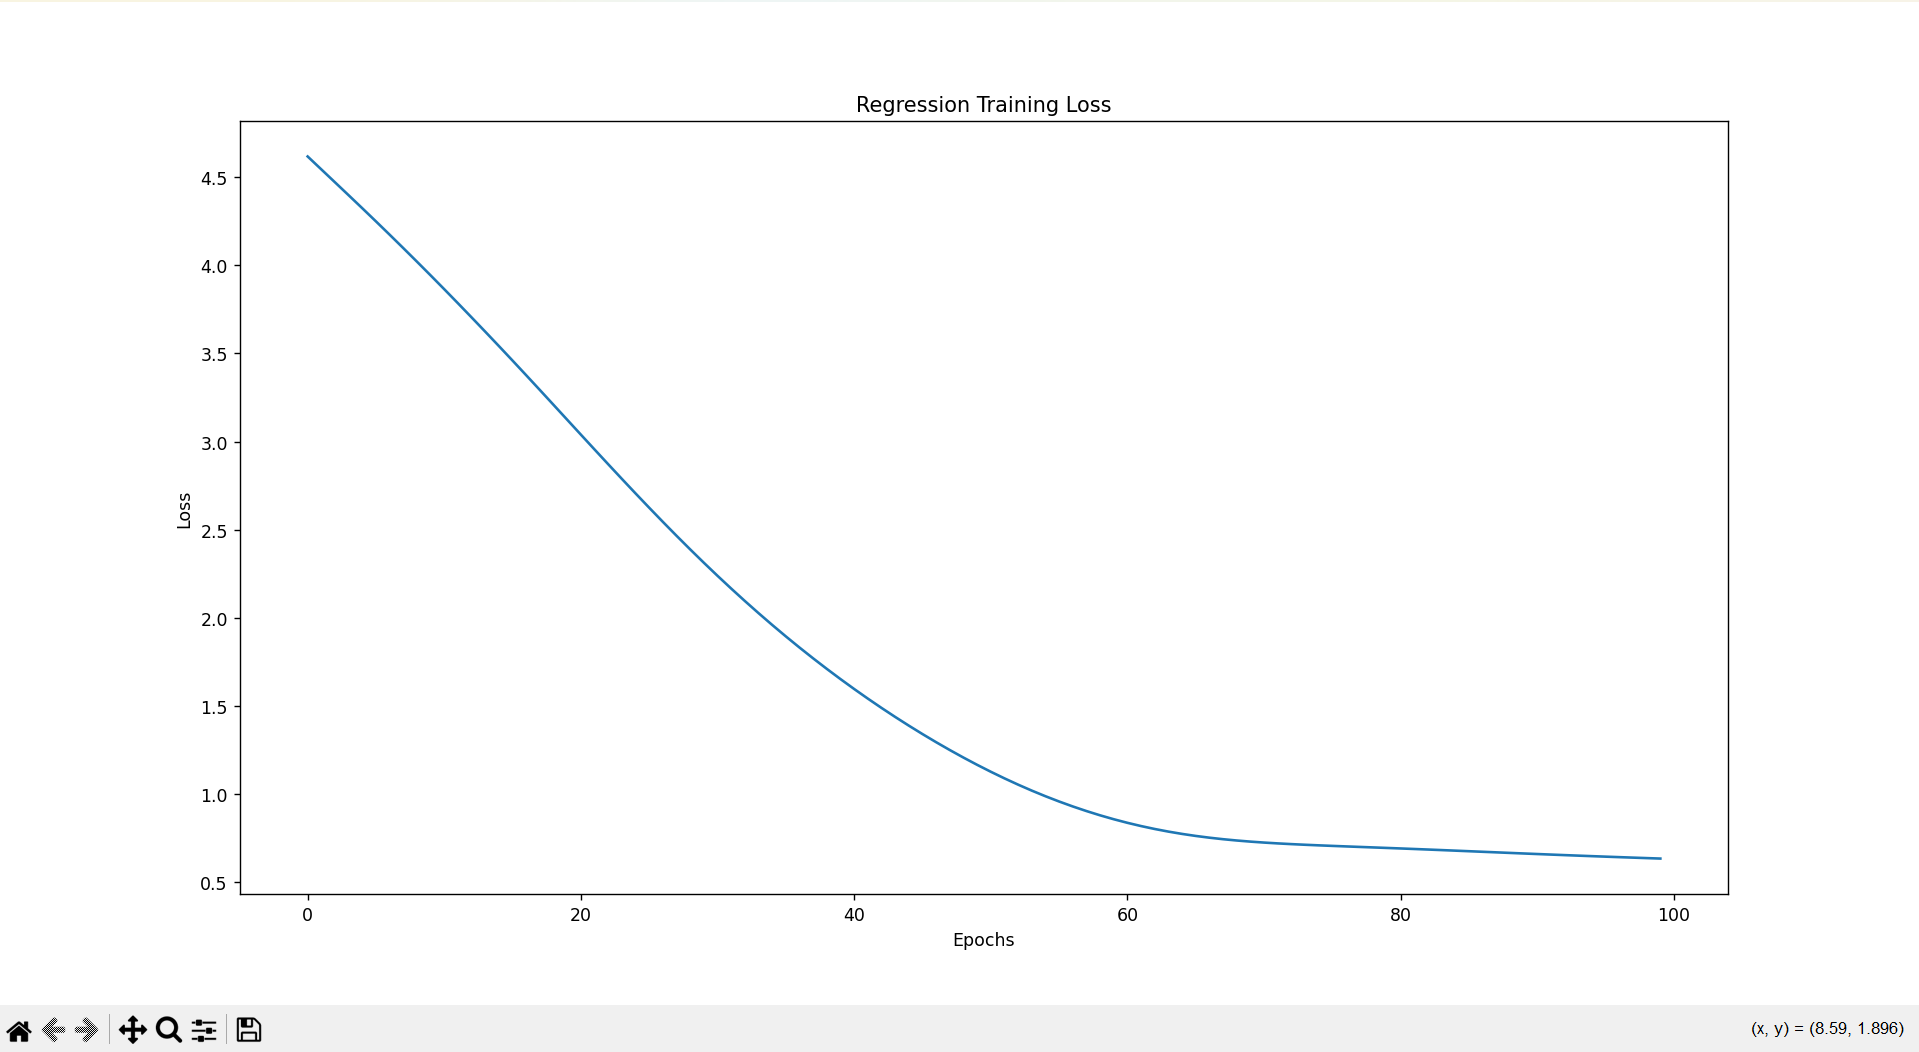

Write the Python code that produced this figure.
import torch
import torch.nn as nn
import pandas as pd
from sklearn.datasets import fetch_california_housing
from sklearn.model_selection import train_test_split
from sklearn.preprocessing import StandardScaler
import matplotlib.pyplot as plt

# Load dataset
data = fetch_california_housing()
X = data.data
y = data.target

# Preprocess
scaler = StandardScaler()
X = scaler.fit_transform(X)

X_train, X_test, y_train, y_test = train_test_split(X, y, test_size=0.2)

X_train = torch.FloatTensor(X_train)
X_test = torch.FloatTensor(X_test)
y_train = torch.FloatTensor(y_train).view(-1,1)
y_test = torch.FloatTensor(y_test).view(-1,1)

# Model
class ANN(nn.Module):
    def __init__(self):
        super().__init__()
        self.fc1 = nn.Linear(8, 64)
        self.fc2 = nn.Linear(64, 32)
        self.out = nn.Linear(32, 1)

    def forward(self, x):
        x = torch.relu(self.fc1(x))
        x = torch.relu(self.fc2(x))
        return self.out(x)

model = ANN()

# Training
criterion = nn.MSELoss()
optimizer = torch.optim.Adam(model.parameters(), lr=0.001)

losses = []

for epoch in range(100):
    output = model(X_train)
    loss = criterion(output, y_train)

    losses.append(loss.item())

    optimizer.zero_grad()
    loss.backward()
    optimizer.step()

    if epoch % 10 == 0:
        print(f"Epoch {epoch}, Loss: {loss.item()}")

# Testing
with torch.no_grad():
    preds = model(X_test)
    test_loss = criterion(preds, y_test)

print("Final Test Loss:", test_loss.item())

# Plot
plt.plot(losses)
plt.title("Regression Training Loss")
plt.xlabel("Epochs")
plt.ylabel("Loss")
plt.show()
